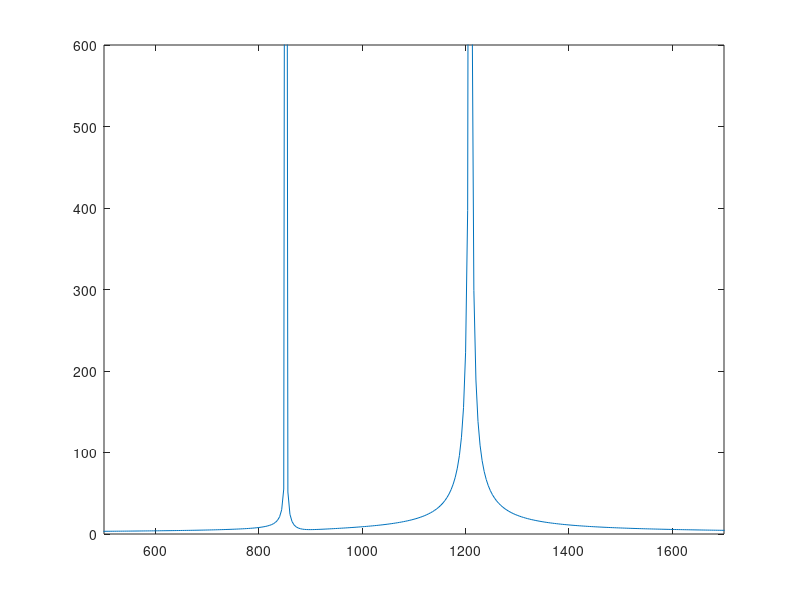

Here is the MATLAB script that generated this plot: (Note: this script raises an error after producing the figure.)
close all;
clear all;
fr = [697 770 852 941];
fc = [1209 1336 1477];

s=55;    %48-60 works

switch s
case '*', k = 4; j = 1;
case '0', k = 4; j = 2;
case '#', k = 4; j = 3;
otherwise,
d = s-'0'; j = mod(d-1,3)+1; k = (d-j)/3+1;
end

Fs = 32768;
t = 0:1/Fs:0.25;
y1 = sin(2*pi*fr(k)*t);
y2 = sin(2*pi*fc(j)*t);
y = (y1 + y2)/2;

sound(y,Fs)



n = length(y);
t = (0:n-1)/Fs

p = abs(fft(y));
f = (0:n-1)*(Fs/n);
plot(f,p);
axis([500 1700 0 600])

fftgui(y)